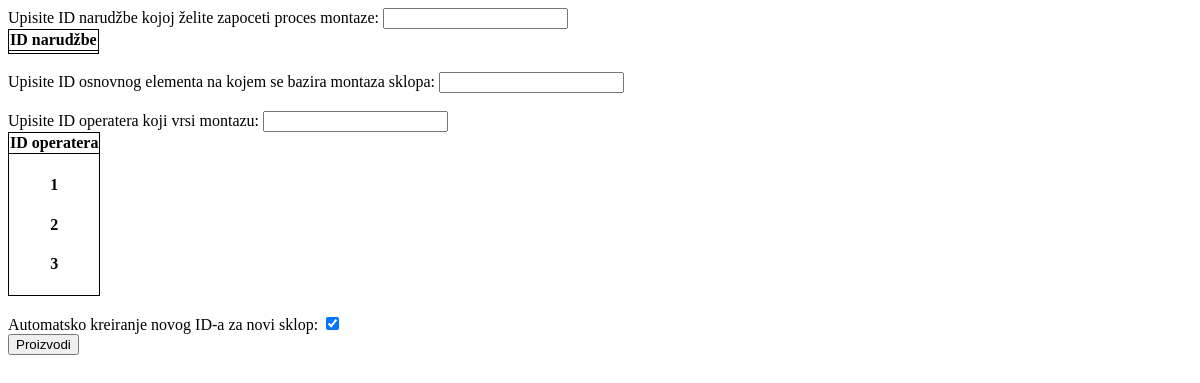
The page /new_installation_form on the database as committed earlier.
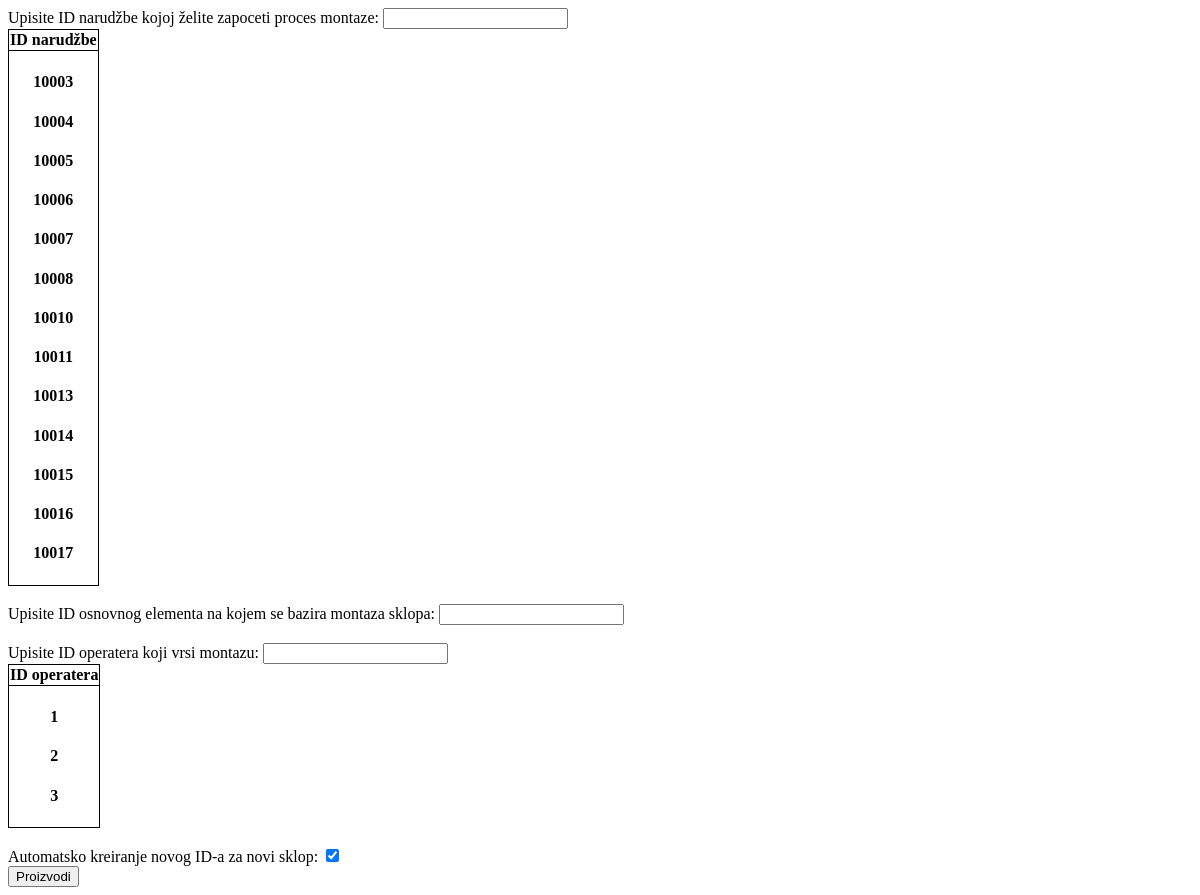
The same page on the database as committed later.
### app.py (models this page shows, shortened)
class Worker(db.Model):
    __tablename__ = "worker"
    worker_id = db.Column(db.Integer, primary_key=True)
    worker_name = db.Column(db.String(500))
    worker_department = db.Column(db.String(200))

class Order(db.Model):
    __tablename__ = "order"
    id = db.Column(
        db.Integer,
        primary_key=True,
    )
    order_id = db.Column(db.Integer)
    name = db.Column(db.String(500), nullable=False)
    buyer_name = db.Column(db.String(500), nullable=False)
    buyer_contact = db.Column(db.String(500), nullable=False)
    date_created = db.Column(db.DateTime, default=datetime.now)
    first_time = True

### app.py (the view, shortened to what this page needs)
@app.route("/new_installation_form", methods=["POST", "GET"])
def new_installation_form():
    new_part_for_install = Order.query.filter(
        Order.name.startswith('Sklop')).all()
    new_assembly_worker_id = Worker.query.order_by(Worker.worker_id)
    return render_template("/new_installation_form.html", availability=new_part_for_install, worker=new_assembly_worker_id)

### templates/new_installation_form.html (shortened to what this page needs)
<!DOCTYPE html>
<html lang="en">
<head>
</head>
<body>
    <form action="new_installation_form" METHOD="POST">
        <label for="new_installation_order_id">Upisite ID narudžbe kojoj želite zapoceti proces montaze:</label>
        <input type="text" id="new_installation_order_id" name="new_installation_order_id"><br>
        <table>
            <tr>
                <th>ID narudžbe</th>
            </tr>
            <tr>
                <th>
                    {% for warehouse in availability %}
                    <h4>
                        {{warehouse.order_id}}
                    </h4>
                    {% endfor %}
                </th>
            </tr>
        </table>
        <br>
        <label for="new_installation_part_id">Upisite ID osnovnog elementa na kojem se bazira montaza sklopa:</label>
        <input type="text" id="new_installation_part_id" name="new_installation_part_id"><br>
        <br>
        <label for="new_installation_worker_id">Upisite ID operatera koji vrsi montazu:</label>
        <input type="text" id="new_installation_worker_id" name="new_installation_worker_id"><br>
        <table>
            <tr>
                <th>ID operatera</th>
            </tr>
            <tr>
                <th>
                    {% for workers in worker %}
                    <h4>
                        {{workers.worker_id}}
                    </h4>
                    {% endfor %}
                </th>
            </tr>
        </table>
        <br>
        <label for="new_manufacturing_part_id">Automatsko kreiranje novog ID-a za novi sklop:</label>
        <input type="checkbox" id="new_installation_part_id" name="new_installation_part_id" value="Checked"
            checked="True"><br>
        <input type="submit" value="Proizvodi" class="btn-secondary">
    </form>
</body>
</html>

### templates/new_installation_form.html (style rules this page uses)
table, th, td { border: 1px solid black; border-collapse: collapse; }

Rows that differ between the two databases and show on the page:
added Order: order_id "10003"
added Order: order_id "10004"
added Order: order_id "10005"
added Order: order_id "10006"
added Order: order_id "10007"
added Order: order_id "10008"
added Order: order_id "10010"
added Order: order_id "10011"
added Order: order_id "10013"
added Order: order_id "10014"
added Order: order_id "10015"
added Order: order_id "10016"
added Order: order_id "10017"
